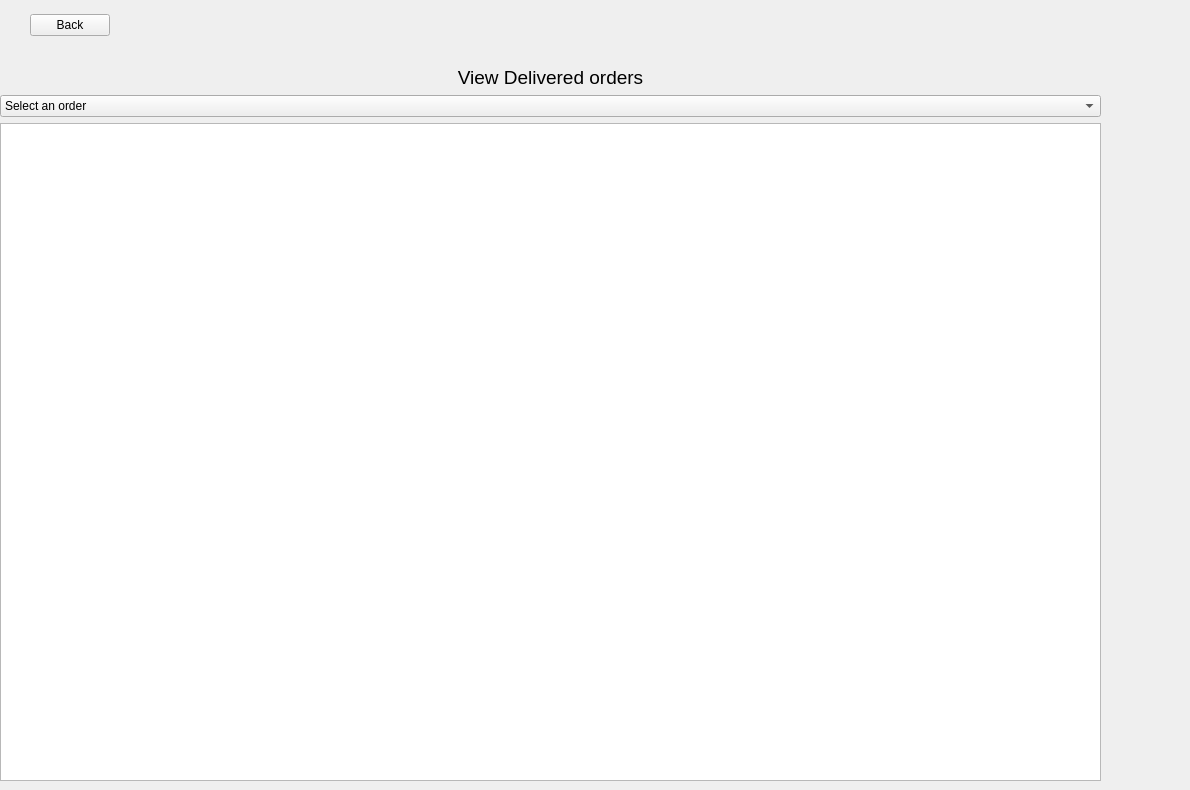
      <widget class="QWidget" name="orderHistory">
       <widget class="QWidget" name="horizontalLayoutWidget_6">
        <property name="geometry">
         <rect>
          <x>30</x>
          <y>0</y>
          <width>1121</width>
          <height>51</height>
         </rect>
        </property>
        <layout class="QHBoxLayout" name="horizontalLayout_7">
         <item>
          <widget class="QPushButton" name="backBTN_4">
           <property name="text">
            <string>Back</string>
           </property>
          </widget>
         </item>
         <item>
          <spacer name="horizontalSpacer_9">
           <property name="orientation">
            <enum>Qt::Horizontal</enum>
           </property>
           <property name="sizeHint" stdset="0">
            <size>
             <width>40</width>
             <height>20</height>
            </size>
           </property>
          </spacer>
         </item>
        </layout>
       </widget>
       <widget class="QWidget" name="gridLayoutWidget_7">
        <property name="geometry">
         <rect>
          <x>0</x>
          <y>60</y>
          <width>1181</width>
          <height>721</height>
         </rect>
        </property>
        <layout class="QGridLayout" name="homeButtons_6">
         <item row="2" column="0">
          <widget class="QWidget" name="widget_6" native="true"/>
         </item>
         <item row="3" column="0">
          <widget class="QLabel" name="label_11">
           <property name="font">
            <font>
             <pointsize>14</pointsize>
            </font>
           </property>
           <property name="text">
            <string>View Delivered orders</string>
           </property>
           <property name="alignment">
            <set>Qt::AlignCenter</set>
           </property>
          </widget>
         </item>
         <item row="9" column="0">
          <widget class="QTextEdit" name="orderhistoryDetails"/>
         </item>
         <item row="4" column="0">
          <widget class="QComboBox" name="orderhistory">
           <item>
            <property name="text">
             <string>Select an order</string>
            </property>
           </item>
          </widget>
         </item>
         <item row="9" column="1">
          <layout class="QVBoxLayout" name="verticalLayout_20">
           <property name="spacing">
            <number>40</number>
           </property>
           <property name="leftMargin">
            <number>40</number>
           </property>
           <property name="topMargin">
            <number>100</number>
           </property>
           <property name="rightMargin">
            <number>40</number>
           </property>
          </layout>
         </item>
        </layout>
       </widget>
      </widget>
